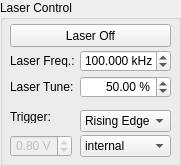
  <widget class="QGroupBox" name="groupBox_2">
   <property name="geometry">
    <rect>
     <x>183</x>
     <y>3</y>
     <width>181</width>
     <height>166</height>
    </rect>
   </property>
   <property name="title">
    <string>Laser Control</string>
   </property>
   <widget class="QDoubleSpinBox" name="SB_Laser_TriggerLevel">
    <property name="enabled">
     <bool>false</bool>
    </property>
    <property name="geometry">
     <rect>
      <x>10</x>
      <y>135</y>
      <width>62</width>
      <height>22</height>
     </rect>
    </property>
    <property name="toolTip">
     <string>Trigger Level</string>
    </property>
    <property name="statusTip">
     <string>Trigger Level</string>
    </property>
    <property name="whatsThis">
     <string>Trigger Level</string>
    </property>
    <property name="alignment">
     <set>Qt::AlignRight|Qt::AlignTrailing|Qt::AlignVCenter</set>
    </property>
    <property name="suffix">
     <string> V</string>
    </property>
    <property name="decimals">
     <number>2</number>
    </property>
    <property name="minimum">
     <double>-4.800000000000000</double>
    </property>
    <property name="maximum">
     <double>4.800000000000000</double>
    </property>
    <property name="singleStep">
     <double>0.100000000000000</double>
    </property>
    <property name="value">
     <double>0.800000000000000</double>
    </property>
   </widget>
   <widget class="QLabel" name="label_46">
    <property name="geometry">
     <rect>
      <x>10</x>
      <y>80</y>
      <width>74</width>
      <height>13</height>
     </rect>
    </property>
    <property name="text">
     <string>Laser Tune:</string>
    </property>
   </widget>
   <widget class="QLabel" name="label_45">
    <property name="geometry">
     <rect>
      <x>10</x>
      <y>54</y>
      <width>76</width>
      <height>13</height>
     </rect>
    </property>
    <property name="text">
     <string>Laser Freq.:</string>
    </property>
   </widget>
   <widget class="QPushButton" name="B_LS_LaserOn">
    <property name="geometry">
     <rect>
      <x>10</x>
      <y>24</y>
      <width>161</width>
      <height>23</height>
     </rect>
    </property>
    <property name="text">
     <string>Laser Off</string>
    </property>
   </widget>
   <widget class="QComboBox" name="CB_Laser_TriggerEdge">
    <property name="geometry">
     <rect>
      <x>80</x>
      <y>110</y>
      <width>91</width>
      <height>22</height>
     </rect>
    </property>
    <property name="toolTip">
     <string>Trigger Edge</string>
    </property>
    <property name="statusTip">
     <string>Trigger Edge</string>
    </property>
    <property name="whatsThis">
     <string>Trigger Edge</string>
    </property>
    <property name="currentIndex">
     <number>1</number>
    </property>
    <item>
     <property name="text">
      <string>Falling Edge</string>
     </property>
    </item>
    <item>
     <property name="text">
      <string>Rising Edge</string>
     </property>
    </item>
   </widget>
   <widget class="QDoubleSpinBox" name="SB_LS_Lasertune">
    <property name="geometry">
     <rect>
      <x>80</x>
      <y>76</y>
      <width>91</width>
      <height>22</height>
     </rect>
    </property>
    <property name="autoFillBackground">
     <bool>false</bool>
    </property>
    <property name="alignment">
     <set>Qt::AlignRight|Qt::AlignTrailing|Qt::AlignVCenter</set>
    </property>
    <property name="buttonSymbols">
     <enum>QAbstractSpinBox::UpDownArrows</enum>
    </property>
    <property name="suffix">
     <string> %</string>
    </property>
    <property name="decimals">
     <number>2</number>
    </property>
    <property name="singleStep">
     <double>0.100000000000000</double>
    </property>
    <property name="value">
     <double>50.000000000000000</double>
    </property>
   </widget>
   <widget class="QDoubleSpinBox" name="SB_LS_Laserfreq">
    <property name="geometry">
     <rect>
      <x>80</x>
      <y>50</y>
      <width>91</width>
      <height>22</height>
     </rect>
    </property>
    <property name="autoFillBackground">
     <bool>false</bool>
    </property>
    <property name="alignment">
     <set>Qt::AlignRight|Qt::AlignTrailing|Qt::AlignVCenter</set>
    </property>
    <property name="buttonSymbols">
     <enum>QAbstractSpinBox::UpDownArrows</enum>
    </property>
    <property name="suffix">
     <string> kHz</string>
    </property>
    <property name="decimals">
     <number>3</number>
    </property>
    <property name="minimum">
     <double>0.025000000000000</double>
    </property>
    <property name="maximum">
     <double>1250.000000000000000</double>
    </property>
    <property name="singleStep">
     <double>0.025000000000000</double>
    </property>
    <property name="value">
     <double>100.000000000000000</double>
    </property>
   </widget>
   <widget class="QComboBox" name="CB_Laser_TriggerSource">
    <property name="geometry">
     <rect>
      <x>80</x>
      <y>135</y>
      <width>91</width>
      <height>22</height>
     </rect>
    </property>
    <property name="toolTip">
     <string>Trigger Source</string>
    </property>
    <property name="statusTip">
     <string>Trigger Source</string>
    </property>
    <property name="whatsThis">
     <string>Trigger Source</string>
    </property>
    <property name="currentIndex">
     <number>0</number>
    </property>
    <item>
     <property name="text">
      <string>internal</string>
     </property>
    </item>
    <item>
     <property name="text">
      <string>ext. Adj.</string>
     </property>
    </item>
    <item>
     <property name="text">
      <string>ext. TTL</string>
     </property>
    </item>
   </widget>
   <widget class="QLabel" name="label_50">
    <property name="geometry">
     <rect>
      <x>10</x>
      <y>110</y>
      <width>74</width>
      <height>13</height>
     </rect>
    </property>
    <property name="text">
     <string>Trigger:</string>
    </property>
   </widget>
  </widget>
